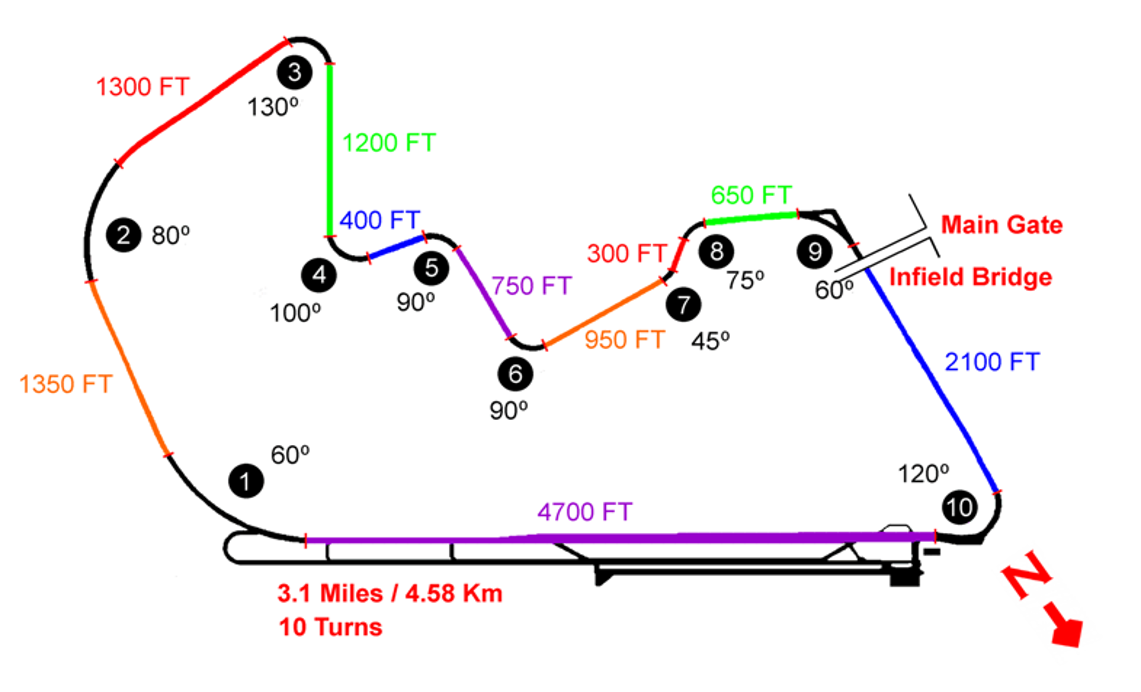
#> input picture Preprocessing/map.png, 1141 x 692 px, found by its file name
$ python track_data.py
#> lines starting #> are read from the running program, lines starting #| are printed output that depends on the picture
from PIL import Image, ImageEnhance, ImageOps

def load_image(filename):
#> called with filename = 'Preprocessing/map.png'
    try:
        img = Image.open(filename)
#> img is the input picture: PIL image 1141x692 RGBA; mean R, G, B, A 244.8, 240.8, 242.3, 255
        print(f"Image loaded successfully!", img.size)
#| Image loaded successfully! (1141, 692)
        return img
    except FileNotFoundError:
        print(f"Could not find '{filename}'. Please check the file path.")
        exit()

if __name__ == "__main__":
    img = load_image("Preprocessing/map.png")
    pixels = img.load()
    print(pixels)
#> (printed output is left out)

    for x in range(img.width):
        for y in range(img.height):
            if pixels[x, y] != pixels[0,0]:
                pixels[x, y] = (0,0,0)


    img.save("Preprocessing/black_white.png")
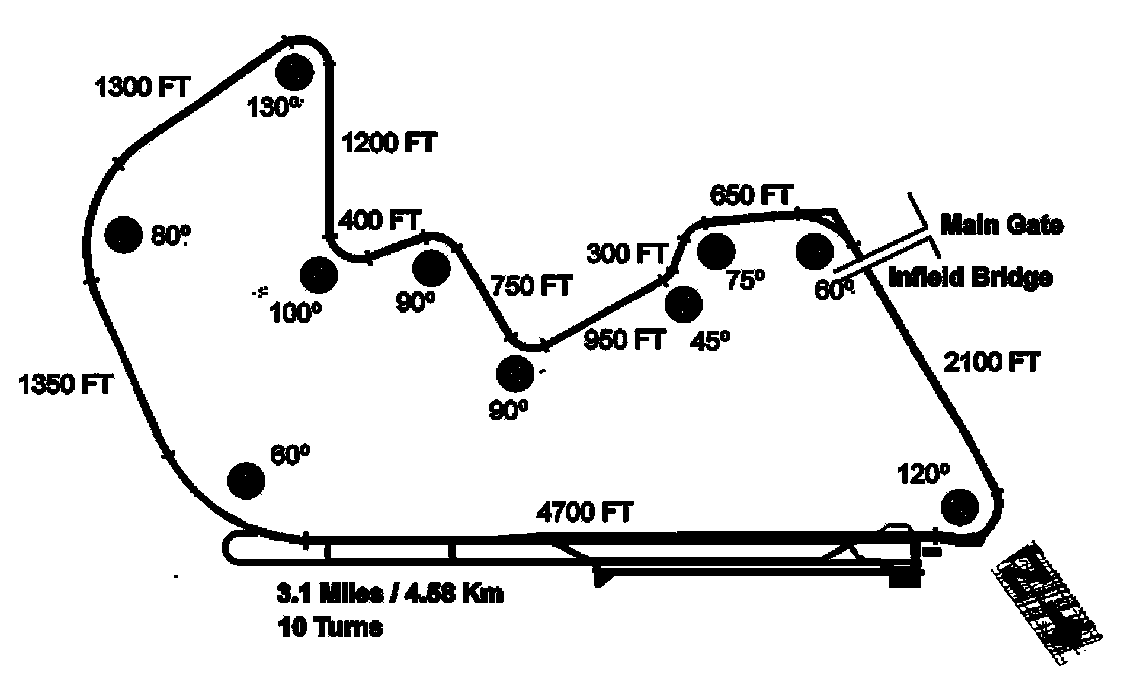
#> saved as black_white.png: PIL image 1141x692 RGBA; mean R, G, B, A 229.5, 229.5, 229.5, 255
    rotated = img.rotate(-45)
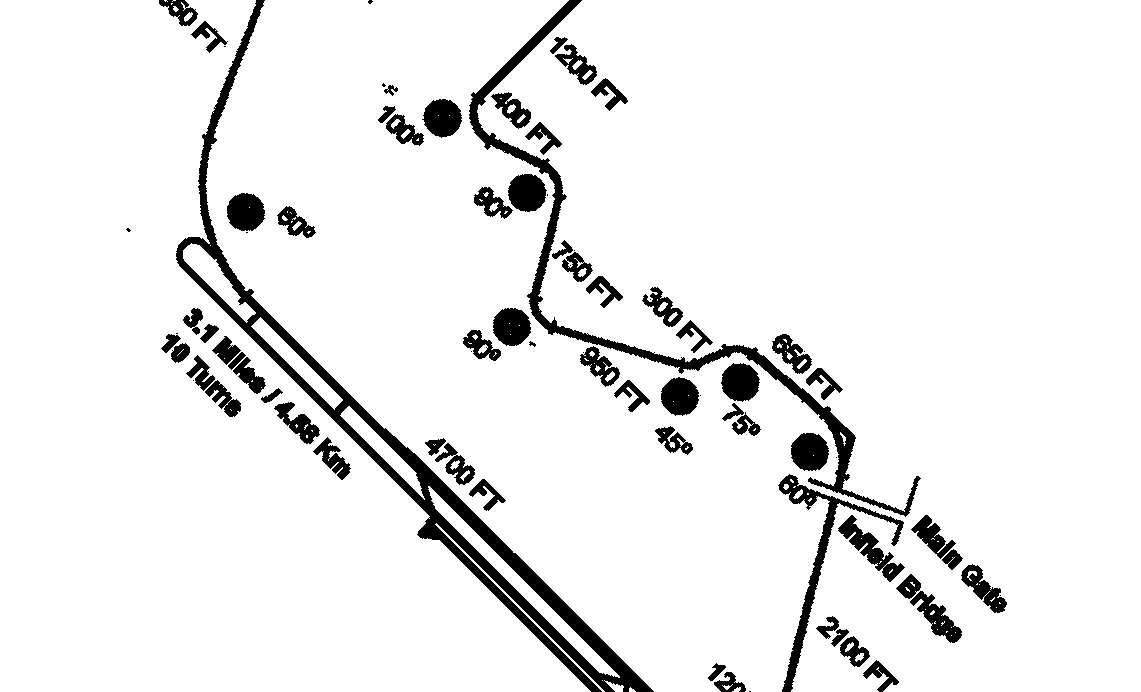
#> rotated: PIL image 1141x692 RGBA; mean R, G, B, A 173.3, 173.3, 173.3, 192.1; transparent parts drawn white
    rotated.show()
    print("Success!")
